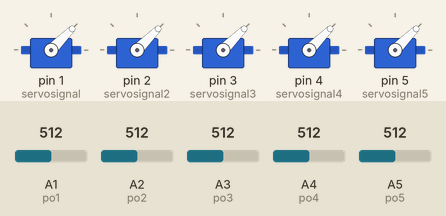
Bench run of a sketch on a simulated Arduino Uno, built with avr-gcc and run on an emulated ATmega328P. On the bench: 5 × servo. The inputs (shaded band) are chosen by the test bench; at power-on: A1 (po1) = 512, A2 (po2) = 512, A3 (po3) = 512, A4 (po4) = 512, A5 (po5) = 512.

Above: at 1.2 s.
1.3 s: A1 (po1) set to 716
At 2.5 s:
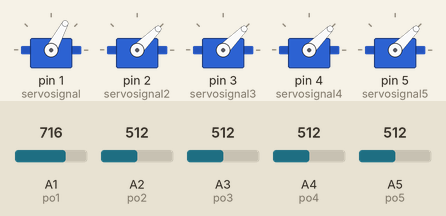
2.8 s: A2 (po2) set to 716
At 3.7 s:
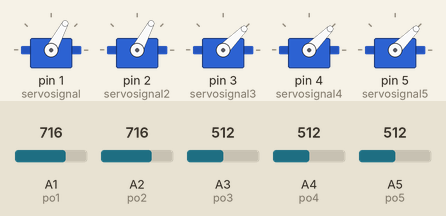
4.3 s: A3 (po3) set to 716
At 4.8 s:
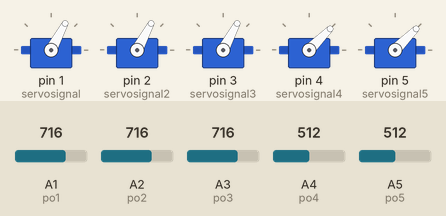
5.8 s: A4 (po4) set to 716
At 7.0 s:
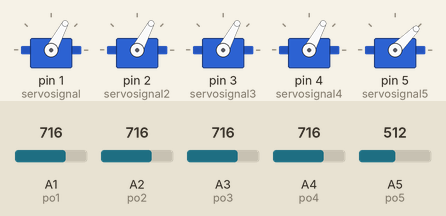
7.3 s: A5 (po5) set to 716
At 8.3 s:
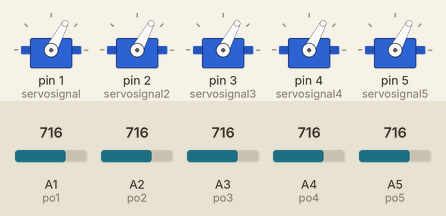
8.8 s: A1 (po1) set to 992
At 9.5 s:
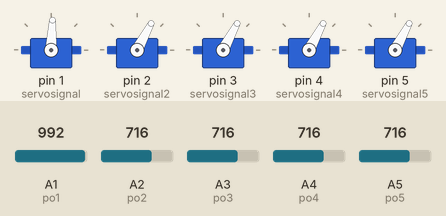
Timing chart, 0 to 11.3 s (numbered marks = the images above; inputs shaded):
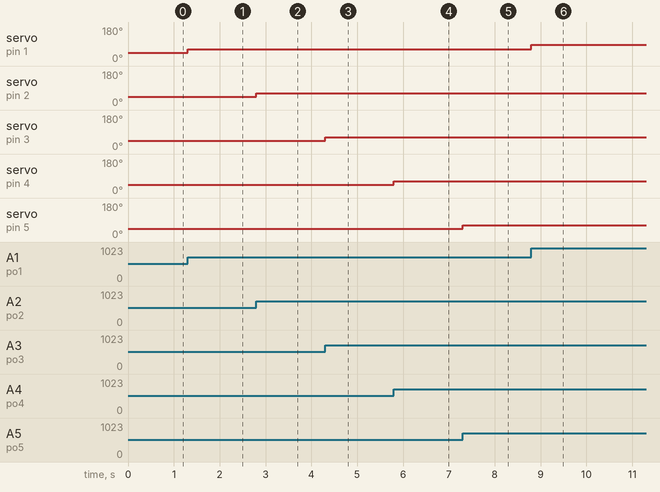

The sketch:

Potentiometer_to_control_servo.ino
```cpp
#include <Servo.h>
int servosignal = 1; 	//aattached first servo to pin1
Servo servo1;
int servosignal2 = 2;	//aattached second servo to pin2
Servo servo2;
int servosignal3 = 3;	//aattached third servo to pin3
Servo servo3;
int servosignal4 = 4;	//aattached fourth servo to pin4
Servo servo4;
int servosignal5 = 5;	//aattached fith servo to pin 5
Servo servo5;
int po1 = A1, po2 = A2, po3 = A3, po4 = A4, po5 = A5;    // attached the potentiometer is to analog pins
int pot1, pot2, pot3, pot4, pot5;
void setup()
{
  servo1.attach (servosignal);
  servo2.attach (servosignal2);
  servo3.attach (servosignal3);
  servo4.attach (servosignal4);
  servo5.attach (servosignal5);
}

void loop()
{
 pot1 = analogRead(po1); 		// linking each potentiometer with its servo motor
    pot1 = map(pot1, 0, 1023, 0, 90);
    servo1.write(pot1);

 pot2 = analogRead(po2);
    pot2 = map(pot2, 0, 1023, 0, 90);
    servo2.write(pot2);

 pot3 = analogRead(po3);
    pot3 = map(pot3, 0, 1023, 0, 90);
    servo3.write(pot3);

 pot4 = analogRead(po4);
    pot4 = map(pot4, 0, 1023, 0, 90);
    servo4.write(pot4);

 pot5 = analogRead(po5);
    pot5 = map(pot5, 0, 1023, 0, 90);
    servo5.write(pot5);
}
```

Measured:
- after the input at 1.3 s, servo on pin 1 (servosignal): 45° → 62° at once
- after the input at 2.8 s, servo on pin 2 (servosignal2): 45° → 62° at once
- after the input at 4.3 s, servo on pin 3 (servosignal3): 45° → 62° at once
- after the input at 5.8 s, servo on pin 4 (servosignal4): 45° → 62° at once
- after the input at 7.3 s, servo on pin 5 (servosignal5): 45° → 62° at once
- after the input at 8.8 s, servo on pin 1 (servosignal): 62° → 87° at once
